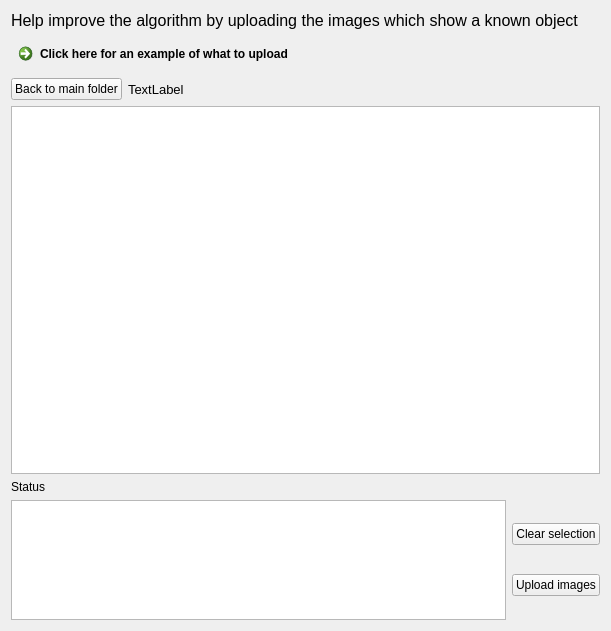
<?xml version="1.0" encoding="UTF-8"?>
<ui version="4.0">
 <class>ImageExplorer</class>
 <widget class="QDialog" name="ImageExplorer">
  <property name="geometry">
   <rect>
    <x>0</x>
    <y>0</y>
    <width>611</width>
    <height>631</height>
   </rect>
  </property>
  <property name="windowTitle">
   <string>Upload images</string>
  </property>
  <layout class="QVBoxLayout" name="verticalLayout_2">
   <item>
    <widget class="QLabel" name="labelInfo">
     <property name="font">
      <font>
       <pointsize>12</pointsize>
      </font>
     </property>
     <property name="text">
      <string>Help improve the algorithm by uploading the images which show a known object</string>
     </property>
    </widget>
   </item>
   <item>
    <widget class="QCommandLinkButton" name="commandLinkButton">
     <property name="text">
      <string>Click here for an example of what to upload</string>
     </property>
    </widget>
   </item>
   <item>
    <layout class="QHBoxLayout" name="horizontalLayout_2">
     <item>
      <widget class="QPushButton" name="buttonBack">
       <property name="text">
        <string>Back to main folder</string>
       </property>
      </widget>
     </item>
     <item>
      <widget class="QLabel" name="labelFolder">
       <property name="sizePolicy">
        <sizepolicy hsizetype="Expanding" vsizetype="Preferred">
         <horstretch>0</horstretch>
         <verstretch>0</verstretch>
        </sizepolicy>
       </property>
       <property name="font">
        <font>
         <pointsize>10</pointsize>
        </font>
       </property>
       <property name="text">
        <string notr="true" extracomment="Will be set in code">TextLabel</string>
       </property>
      </widget>
     </item>
    </layout>
   </item>
   <item>
    <widget class="QListWidget" name="listWidget"/>
   </item>
   <item>
    <widget class="QLabel" name="labelStatusOutput">
     <property name="text">
      <string>Status</string>
     </property>
    </widget>
   </item>
   <item>
    <layout class="QHBoxLayout" name="horizontalLayout">
     <item>
      <widget class="QTextBrowser" name="output">
       <property name="sizePolicy">
        <sizepolicy hsizetype="Expanding" vsizetype="Fixed">
         <horstretch>0</horstretch>
         <verstretch>0</verstretch>
        </sizepolicy>
       </property>
       <property name="maximumSize">
        <size>
         <width>16777215</width>
         <height>120</height>
        </size>
       </property>
      </widget>
     </item>
     <item>
      <layout class="QVBoxLayout" name="verticalLayout">
       <item>
        <widget class="QPushButton" name="buttonClear">
         <property name="text">
          <string>Clear selection</string>
         </property>
        </widget>
       </item>
       <item>
        <widget class="QPushButton" name="buttonUpload">
         <property name="text">
          <string>Upload images</string>
         </property>
        </widget>
       </item>
      </layout>
     </item>
    </layout>
   </item>
  </layout>
 </widget>
 <layoutdefault spacing="6" margin="11"/>
 <resources/>
 <connections/>
</ui>
